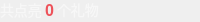
           <widget class="QWidget" name="widget_16" native="true">
            <property name="minimumSize">
             <size>
              <width>0</width>
              <height>22</height>
             </size>
            </property>
            <property name="maximumSize">
             <size>
              <width>16777215</width>
              <height>22</height>
             </size>
            </property>
            <layout class="QHBoxLayout" name="horizontalLayout_13">
             <property name="spacing">
              <number>3</number>
             </property>
             <property name="leftMargin">
              <number>0</number>
             </property>
             <property name="topMargin">
              <number>0</number>
             </property>
             <property name="rightMargin">
              <number>20</number>
             </property>
             <property name="bottomMargin">
              <number>2</number>
             </property>
             <item>
              <widget class="QLabel" name="label">
               <property name="styleSheet">
                <string notr="true">font-family: &quot;微软雅黑&quot;;
font-weight: 400;
font-size: 14px;
color: rgba(255, 255, 255, 0.5);
line-height: 20px;
text-align: right;
font-style: normal;</string>
               </property>
               <property name="text">
                <string>共点亮</string>
               </property>
              </widget>
             </item>
             <item>
              <widget class="QLabel" name="label_2">
               <property name="styleSheet">
                <string notr="true">font-family: &quot;微软雅黑&quot;;
font-weight: 500;
font-size: 16px;
color: #ED525A;
line-height: 22px;
font-style: normal;</string>
               </property>
               <property name="text">
                <string>0</string>
               </property>
              </widget>
             </item>
             <item>
              <widget class="QLabel" name="label_3">
               <property name="styleSheet">
                <string notr="true">font-family: &quot;微软雅黑&quot;;
font-weight: 400;
font-size: 14px;
color: rgba(255, 255, 255, 0.5);
line-height: 20px;
text-align: right;
font-style: normal;</string>
               </property>
               <property name="text">
                <string>个礼物</string>
               </property>
              </widget>
             </item>
             <item>
              <spacer name="horizontalSpacer_8">
               <property name="orientation">
                <enum>Qt::Horizontal</enum>
               </property>
               <property name="sizeHint" stdset="0">
                <size>
                 <width>40</width>
                 <height>20</height>
                </size>
               </property>
              </spacer>
             </item>
            </layout>
           </widget>
